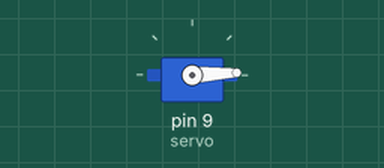
A sketch run on a simulated Arduino Uno, built with avr-gcc and run on an emulated ATmega328P. Parts: servo.

Above: at 0.05 s.
At 0.4 s:
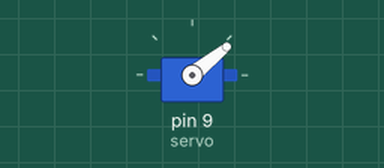
At 0.75 s:
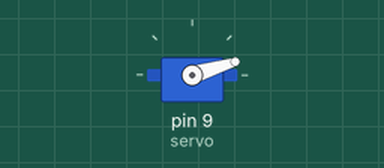
Timing chart, 0 to 3.0 s (numbered marks = the images above):
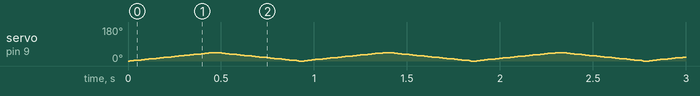

The sketch:

Servo45Degree-SG90.ino
```cpp
#include <Servo.h>

Servo servo;

void setup() {
  servo.attach(9);
}

void loop() {
  for (int pos = 0; pos <= 45; pos += 1) {
    servo.write(pos);
    delay(10);
  }

  for (int pos = 45; pos >= 0; pos -= 1) {
    servo.write(pos);
    delay(10);
  }
}
```
